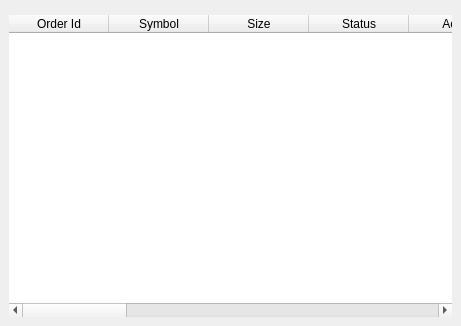
<ui version="4.0" >
 <class>OrderDisplay</class>
 <widget class="QWidget" name="OrderDisplay" >
  <property name="geometry" >
   <rect>
    <x>0</x>
    <y>0</y>
    <width>461</width>
    <height>326</height>
   </rect>
  </property>
  <property name="windowTitle" >
   <string>Order Display</string>
  </property>
  <layout class="QVBoxLayout" >
   <property name="spacing" >
    <number>6</number>
   </property>
   <property name="margin" >
    <number>9</number>
   </property>
   <item>
    <widget class="SearchBar" native="1" name="widget" />
   </item>
   <item>
    <widget class="LocalTable" name="orderTable" >
     <property name="frameShape" >
      <enum>QFrame::NoFrame</enum>
     </property>
     <property name="frameShadow" >
      <enum>QFrame::Plain</enum>
     </property>
     <property name="selectionMode" >
      <enum>QAbstractItemView::SingleSelection</enum>
     </property>
     <property name="selectionBehavior" >
      <enum>QAbstractItemView::SelectRows</enum>
     </property>
     <property name="sortingEnabled" >
      <bool>false</bool>
     </property>
     <column>
      <property name="text" >
       <string>Order Id</string>
      </property>
     </column>
     <column>
      <property name="text" >
       <string>Symbol</string>
      </property>
     </column>
     <column>
      <property name="text" >
       <string>Size</string>
      </property>
     </column>
     <column>
      <property name="text" >
       <string>Status</string>
      </property>
     </column>
     <column>
      <property name="text" >
       <string>Action</string>
      </property>
     </column>
     <column>
      <property name="text" >
       <string>Type</string>
      </property>
     </column>
     <column>
      <property name="text" >
       <string>Limit Price</string>
      </property>
     </column>
     <column>
      <property name="text" >
       <string>Aux Price</string>
      </property>
     </column>
     <column>
      <property name="text" >
       <string>Open Close</string>
      </property>
     </column>
     <column>
      <property name="text" >
       <string>Filled</string>
      </property>
     </column>
     <column>
      <property name="text" >
       <string>Remaining</string>
      </property>
     </column>
     <column>
      <property name="text" >
       <string>Average Fill Price</string>
      </property>
     </column>
     <column>
      <property name="text" >
       <string>Last Fill Price</string>
      </property>
     </column>
     <column>
      <property name="text" >
       <string>Parent Id</string>
      </property>
     </column>
     <column>
      <property name="text" >
       <string>Client Id</string>
      </property>
     </column>
     <column>
      <property name="text" >
       <string>Perm Id</string>
      </property>
     </column>
    </widget>
   </item>
  </layout>
 </widget>
 <customwidgets>
  <customwidget>
   <class>SearchBar</class>
   <extends>QWidget</extends>
   <header location="global" >profit.widgets.searchbar.h</header>
  </customwidget>
  <customwidget>
   <class>LocalTable</class>
   <extends>QTableWidget</extends>
   <header location="global" >profit.widgets.localtable.h</header>
  </customwidget>
 </customwidgets>
 <resources/>
 <connections/>
</ui>
